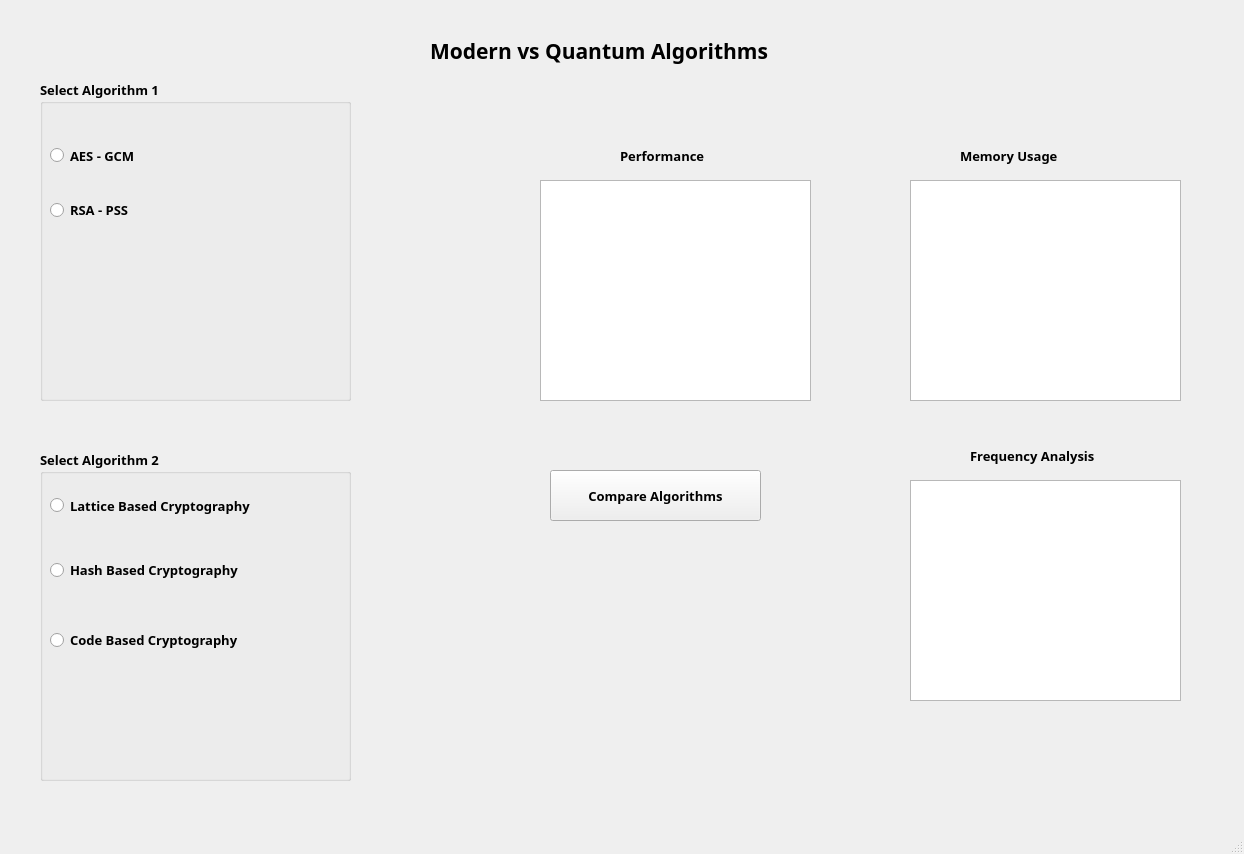
<?xml version="1.0" encoding="UTF-8"?>
<ui version="4.0">
 <class>Modern_Quantum_MainWindow</class>
 <widget class="QMainWindow" name="Modern_Quantum_MainWindow">
  <property name="geometry">
   <rect>
    <x>0</x>
    <y>0</y>
    <width>1244</width>
    <height>854</height>
   </rect>
  </property>
  <property name="windowTitle">
   <string>MainWindow</string>
  </property>
  <widget class="QWidget" name="centralwidget">
   <widget class="QLabel" name="lblMemoryUsage">
    <property name="geometry">
     <rect>
      <x>960</x>
      <y>140</y>
      <width>181</width>
      <height>31</height>
     </rect>
    </property>
    <property name="font">
     <font>
      <family>Rockwell</family>
      <pointsize>10</pointsize>
      <weight>75</weight>
      <bold>true</bold>
     </font>
    </property>
    <property name="text">
     <string>Memory Usage</string>
    </property>
   </widget>
   <widget class="QGroupBox" name="grpBox_Algorithm2">
    <property name="geometry">
     <rect>
      <x>40</x>
      <y>450</y>
      <width>311</width>
      <height>331</height>
     </rect>
    </property>
    <property name="font">
     <font>
      <family>Rockwell</family>
      <pointsize>10</pointsize>
      <weight>75</weight>
      <bold>true</bold>
     </font>
    </property>
    <property name="title">
     <string>Select Algorithm 2</string>
    </property>
    <widget class="QRadioButton" name="rdLattice">
     <property name="geometry">
      <rect>
       <x>10</x>
       <y>40</y>
       <width>281</width>
       <height>31</height>
      </rect>
     </property>
     <property name="font">
      <font>
       <family>Rockwell</family>
       <pointsize>10</pointsize>
       <weight>75</weight>
       <bold>true</bold>
      </font>
     </property>
     <property name="text">
      <string>Lattice Based Cryptography</string>
     </property>
    </widget>
    <widget class="QRadioButton" name="rdHash">
     <property name="geometry">
      <rect>
       <x>10</x>
       <y>110</y>
       <width>271</width>
       <height>20</height>
      </rect>
     </property>
     <property name="font">
      <font>
       <family>Rockwell</family>
       <pointsize>10</pointsize>
       <weight>75</weight>
       <bold>true</bold>
      </font>
     </property>
     <property name="text">
      <string>Hash Based Cryptography</string>
     </property>
    </widget>
    <widget class="QRadioButton" name="rdCode">
     <property name="geometry">
      <rect>
       <x>10</x>
       <y>180</y>
       <width>281</width>
       <height>20</height>
      </rect>
     </property>
     <property name="text">
      <string>Code Based Cryptography</string>
     </property>
    </widget>
   </widget>
   <widget class="QLabel" name="lblSecurity">
    <property name="geometry">
     <rect>
      <x>970</x>
      <y>440</y>
      <width>181</width>
      <height>31</height>
     </rect>
    </property>
    <property name="font">
     <font>
      <family>Rockwell</family>
      <pointsize>10</pointsize>
      <weight>75</weight>
      <bold>true</bold>
     </font>
    </property>
    <property name="text">
     <string>Frequency Analysis</string>
    </property>
   </widget>
   <widget class="QPushButton" name="btnCompare">
    <property name="geometry">
     <rect>
      <x>550</x>
      <y>470</y>
      <width>211</width>
      <height>51</height>
     </rect>
    </property>
    <property name="font">
     <font>
      <family>Rockwell</family>
      <pointsize>10</pointsize>
      <weight>75</weight>
      <bold>true</bold>
     </font>
    </property>
    <property name="text">
     <string>Compare Algorithms</string>
    </property>
   </widget>
   <widget class="QGraphicsView" name="graphSecurity">
    <property name="geometry">
     <rect>
      <x>910</x>
      <y>480</y>
      <width>271</width>
      <height>221</height>
     </rect>
    </property>
   </widget>
   <widget class="QGroupBox" name="grpBox_Algorithm1">
    <property name="geometry">
     <rect>
      <x>40</x>
      <y>80</y>
      <width>311</width>
      <height>321</height>
     </rect>
    </property>
    <property name="font">
     <font>
      <family>Rockwell</family>
      <pointsize>10</pointsize>
      <weight>75</weight>
      <bold>true</bold>
     </font>
    </property>
    <property name="title">
     <string>Select Algorithm 1 </string>
    </property>
    <widget class="QRadioButton" name="rdAESGCM">
     <property name="geometry">
      <rect>
       <x>10</x>
       <y>60</y>
       <width>371</width>
       <height>31</height>
      </rect>
     </property>
     <property name="text">
      <string>AES - GCM</string>
     </property>
    </widget>
    <widget class="QRadioButton" name="rdRSAPSS">
     <property name="geometry">
      <rect>
       <x>10</x>
       <y>120</y>
       <width>281</width>
       <height>20</height>
      </rect>
     </property>
     <property name="text">
      <string>RSA - PSS</string>
     </property>
    </widget>
   </widget>
   <widget class="QGraphicsView" name="graphPerformance">
    <property name="geometry">
     <rect>
      <x>540</x>
      <y>180</y>
      <width>271</width>
      <height>221</height>
     </rect>
    </property>
   </widget>
   <widget class="QLabel" name="lblHeader">
    <property name="geometry">
     <rect>
      <x>430</x>
      <y>20</y>
      <width>461</width>
      <height>61</height>
     </rect>
    </property>
    <property name="font">
     <font>
      <family>Rockwell</family>
      <pointsize>16</pointsize>
      <weight>75</weight>
      <bold>true</bold>
     </font>
    </property>
    <property name="text">
     <string>Modern vs Quantum Algorithms</string>
    </property>
   </widget>
   <widget class="QGraphicsView" name="graphMemoryUsage">
    <property name="geometry">
     <rect>
      <x>910</x>
      <y>180</y>
      <width>271</width>
      <height>221</height>
     </rect>
    </property>
   </widget>
   <widget class="QLabel" name="lblPerformance">
    <property name="geometry">
     <rect>
      <x>620</x>
      <y>140</y>
      <width>121</width>
      <height>31</height>
     </rect>
    </property>
    <property name="font">
     <font>
      <family>Rockwell</family>
      <pointsize>10</pointsize>
      <weight>75</weight>
      <bold>true</bold>
     </font>
    </property>
    <property name="text">
     <string>Performance</string>
    </property>
   </widget>
  </widget>
  <widget class="QMenuBar" name="menubar">
   <property name="geometry">
    <rect>
     <x>0</x>
     <y>0</y>
     <width>1244</width>
     <height>26</height>
    </rect>
   </property>
  </widget>
  <widget class="QStatusBar" name="statusbar"/>
 </widget>
 <resources/>
 <connections/>
</ui>
